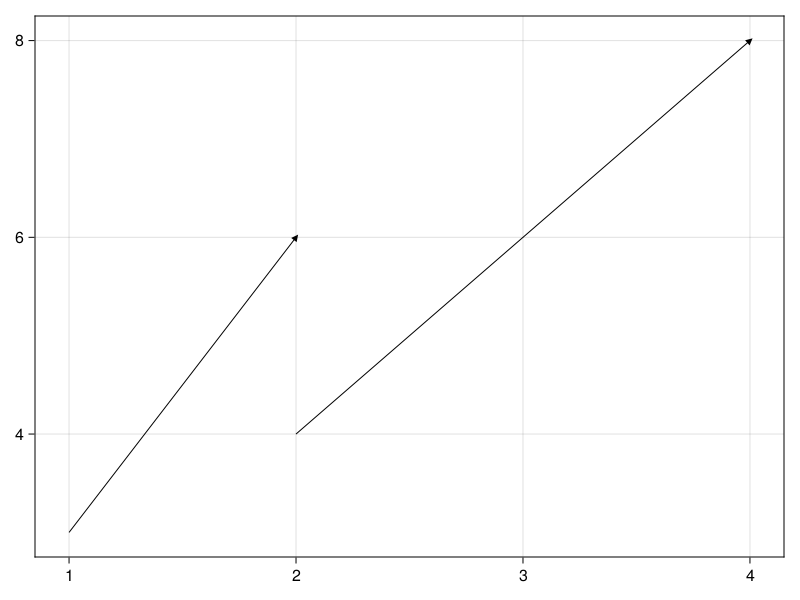

Write the Julia code that produced this figure.
using CairoMakie

#figure = Makie.arrows([(1.0, 2.0), (3.0, 4.0)], [(1.0, 2.0), (3.0, 4.0)])
figure = Makie.arrows([1.0, 2.0], [3.0, 4.0], [1.0, 2.0], [3.0, 4.0])
save("./arrows_test.png", figure)
